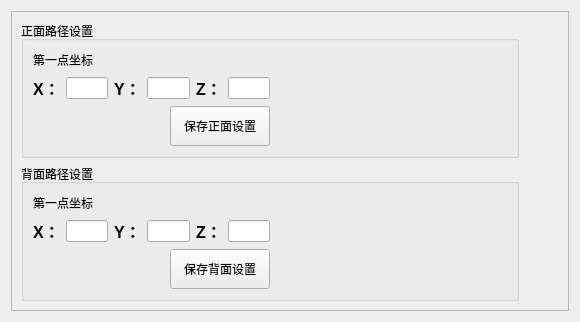
     <widget class="QWidget" name="tab_3">
      <attribute name="title">
       <string>路径设置</string>
      </attribute>
      <layout class="QHBoxLayout" name="horizontalLayout_19">
       <item>
        <widget class="QFrame" name="frame_3">
         <property name="frameShape">
          <enum>QFrame::StyledPanel</enum>
         </property>
         <property name="frameShadow">
          <enum>QFrame::Raised</enum>
         </property>
         <layout class="QHBoxLayout" name="horizontalLayout_32">
          <item>
           <layout class="QVBoxLayout" name="verticalLayout_10">
            <item>
             <layout class="QHBoxLayout" name="horizontalLayout_30">
              <item>
               <widget class="QGroupBox" name="groupBox">
                <property name="title">
                 <string>正面路径设置</string>
                </property>
                <layout class="QHBoxLayout" name="horizontalLayout_24">
                 <item>
                  <layout class="QHBoxLayout" name="horizontalLayout_23" stretch="5,5">
                   <item>
                    <layout class="QVBoxLayout" name="verticalLayout_8" stretch="1,3,3">
                     <item>
                      <layout class="QHBoxLayout" name="horizontalLayout_20">
                       <item>
                        <widget class="QLabel" name="label_4">
                         <property name="text">
                          <string>第一点坐标</string>
                         </property>
                        </widget>
                       </item>
                       <item>
                        <spacer name="horizontalSpacer_31">
                         <property name="orientation">
                          <enum>Qt::Horizontal</enum>
                         </property>
                         <property name="sizeHint" stdset="0">
                          <size>
                           <width>40</width>
                           <height>20</height>
                          </size>
                         </property>
                        </spacer>
                       </item>
                      </layout>
                     </item>
                     <item>
                      <layout class="QHBoxLayout" name="horizontalLayout_21">
                       <item>
                        <widget class="QLabel" name="label_5">
                         <property name="font">
                          <font>
                           <pointsize>12</pointsize>
                           <weight>75</weight>
                           <bold>true</bold>
                          </font>
                         </property>
                         <property name="text">
                          <string>X：</string>
                         </property>
                         <property name="alignment">
                          <set>Qt::AlignCenter</set>
                         </property>
                        </widget>
                       </item>
                       <item>
                        <widget class="QLineEdit" name="front_x"/>
                       </item>
                       <item>
                        <widget class="QLabel" name="label_6">
                         <property name="font">
                          <font>
                           <pointsize>12</pointsize>
                           <weight>75</weight>
                           <bold>true</bold>
                          </font>
                         </property>
                         <property name="text">
                          <string>Y：</string>
                         </property>
                         <property name="alignment">
                          <set>Qt::AlignCenter</set>
                         </property>
                        </widget>
                       </item>
                       <item>
                        <widget class="QLineEdit" name="front_y"/>
                       </item>
                       <item>
                        <widget class="QLabel" name="label_7">
                         <property name="font">
                          <font>
                           <pointsize>12</pointsize>
                           <weight>75</weight>
                           <bold>true</bold>
                          </font>
                         </property>
                         <property name="text">
                          <string>Z：</string>
                         </property>
                         <property name="alignment">
                          <set>Qt::AlignCenter</set>
                         </property>
                        </widget>
                       </item>
                       <item>
                        <widget class="QLineEdit" name="front_z"/>
                       </item>
                      </layout>
                     </item>
                     <item>
                      <layout class="QHBoxLayout" name="horizontalLayout_22">
                       <item>
                        <spacer name="horizontalSpacer_32">
                         <property name="orientation">
                          <enum>Qt::Horizontal</enum>
                         </property>
                         <property name="sizeHint" stdset="0">
                          <size>
                           <width>40</width>
                           <height>20</height>
                          </size>
                         </property>
                        </spacer>
                       </item>
                       <item>
                        <widget class="QPushButton" name="pushButton_save_front">
                         <property name="minimumSize">
                          <size>
                           <width>100</width>
                           <height>40</height>
                          </size>
                         </property>
                         <property name="text">
                          <string>保存正面设置</string>
                         </property>
                        </widget>
                       </item>
                      </layout>
                     </item>
                    </layout>
                   </item>
                   <item>
                    <spacer name="horizontalSpacer_33">
                     <property name="orientation">
                      <enum>Qt::Horizontal</enum>
                     </property>
                     <property name="sizeHint" stdset="0">
                      <size>
                       <width>40</width>
                       <height>20</height>
                      </size>
                     </property>
                    </spacer>
                   </item>
                  </layout>
                 </item>
                </layout>
               </widget>
              </item>
              <item>
               <spacer name="horizontalSpacer_37">
                <property name="orientation">
                 <enum>Qt::Horizontal</enum>
                </property>
                <property name="sizeHint" stdset="0">
                 <size>
                  <width>40</width>
                  <height>20</height>
                 </size>
                </property>
               </spacer>
              </item>
             </layout>
            </item>
            <item>
             <layout class="QHBoxLayout" name="horizontalLayout_31">
              <item>
               <widget class="QGroupBox" name="groupBox_2">
                <property name="title">
                 <string>背面路径设置</string>
                </property>
                <layout class="QHBoxLayout" name="horizontalLayout_29">
                 <item>
                  <layout class="QHBoxLayout" name="horizontalLayout_28" stretch="5,5">
                   <item>
                    <layout class="QVBoxLayout" name="verticalLayout_9" stretch="1,3,3">
                     <item>
                      <layout class="QHBoxLayout" name="horizontalLayout_25">
                       <item>
                        <widget class="QLabel" name="label_8">
                         <property name="text">
                          <string>第一点坐标</string>
                         </property>
                        </widget>
                       </item>
                       <item>
                        <spacer name="horizontalSpacer_34">
                         <property name="orientation">
                          <enum>Qt::Horizontal</enum>
                         </property>
                         <property name="sizeHint" stdset="0">
                          <size>
                           <width>40</width>
                           <height>20</height>
                          </size>
                         </property>
                        </spacer>
                       </item>
                      </layout>
                     </item>
                     <item>
                      <layout class="QHBoxLayout" name="horizontalLayout_26">
                       <item>
                        <widget class="QLabel" name="label_11">
                         <property name="font">
                          <font>
                           <pointsize>12</pointsize>
                           <weight>75</weight>
                           <bold>true</bold>
                          </font>
                         </property>
                         <property name="text">
                          <string>X：</string>
                         </property>
                         <property name="alignment">
                          <set>Qt::AlignCenter</set>
                         </property>
                        </widget>
                       </item>
                       <item>
                        <widget class="QLineEdit" name="back_x"/>
                       </item>
                       <item>
                        <widget class="QLabel" name="label_10">
                         <property name="font">
                          <font>
                           <pointsize>12</pointsize>
                           <weight>75</weight>
                           <bold>true</bold>
                          </font>
                         </property>
                         <property name="text">
                          <string>Y：</string>
                         </property>
                         <property name="alignment">
                          <set>Qt::AlignCenter</set>
                         </property>
                        </widget>
                       </item>
                       <item>
                        <widget class="QLineEdit" name="back_y"/>
                       </item>
                       <item>
                        <widget class="QLabel" name="label_9">
                         <property name="font">
                          <font>
                           <pointsize>12</pointsize>
                           <weight>75</weight>
                           <bold>true</bold>
                          </font>
                         </property>
                         <property name="text">
                          <string>Z：</string>
                         </property>
                         <property name="alignment">
                          <set>Qt::AlignCenter</set>
                         </property>
                        </widget>
                       </item>
                       <item>
                        <widget class="QLineEdit" name="back_z"/>
                       </item>
                      </layout>
                     </item>
                     <item>
                      <layout class="QHBoxLayout" name="horizontalLayout_27">
                       <item>
                        <spacer name="horizontalSpacer_35">
                         <property name="orientation">
                          <enum>Qt::Horizontal</enum>
                         </property>
                         <property name="sizeHint" stdset="0">
                          <size>
                           <width>40</width>
                           <height>20</height>
                          </size>
                         </property>
                        </spacer>
                       </item>
                       <item>
                        <widget class="QPushButton" name="pushButton_save_back">
                         <property name="minimumSize">
                          <size>
                           <width>100</width>
                           <height>40</height>
                          </size>
                         </property>
                         <property name="text">
                          <string>保存背面设置</string>
                         </property>
                        </widget>
                       </item>
                      </layout>
                     </item>
                    </layout>
                   </item>
                   <item>
                    <spacer name="horizontalSpacer_36">
                     <property name="orientation">
                      <enum>Qt::Horizontal</enum>
                     </property>
                     <property name="sizeHint" stdset="0">
                      <size>
                       <width>40</width>
                       <height>20</height>
                      </size>
                     </property>
                    </spacer>
                   </item>
                  </layout>
                 </item>
                </layout>
               </widget>
              </item>
              <item>
               <spacer name="horizontalSpacer_38">
                <property name="orientation">
                 <enum>Qt::Horizontal</enum>
                </property>
                <property name="sizeHint" stdset="0">
                 <size>
                  <width>40</width>
                  <height>20</height>
                 </size>
                </property>
               </spacer>
              </item>
             </layout>
            </item>
           </layout>
          </item>
         </layout>
        </widget>
       </item>
      </layout>
     </widget>
